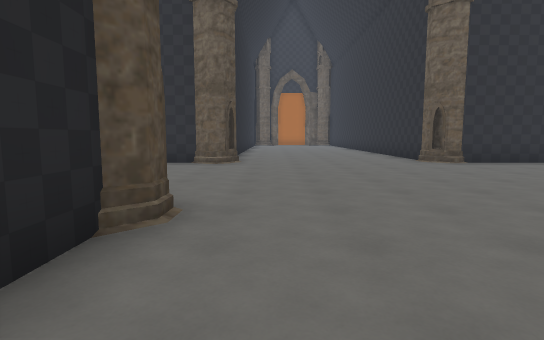
[1] (above)

12 first-person views from a walk through a level from a Godot 3-D game. The camera is 1.4 m above the floor, tilts 6° down and sees 80° across. The floor is counted in squares, 2 m on a side. Each view is taken from the middle of a square. On the plan, view 1 faces up. The plan holds only what a view shows up to about 10 squares ahead; the rest is blank. The place goes on beyond the plan. Characters and animated objects are left out.

[2]
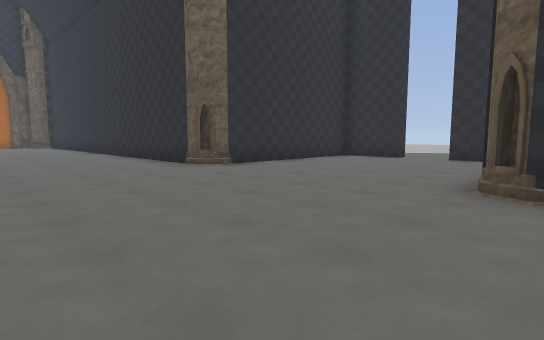

[3]
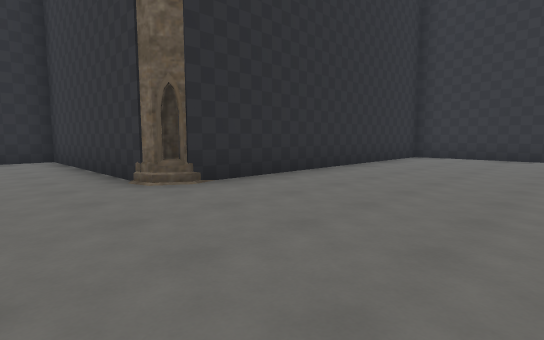

[4]
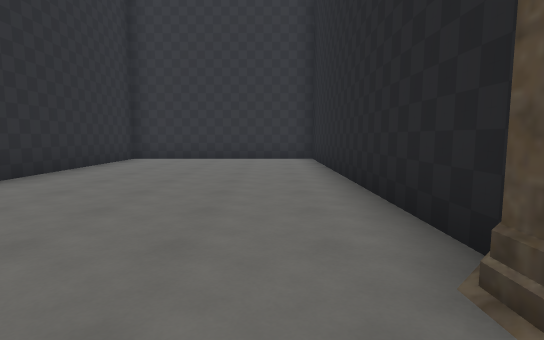

[5]
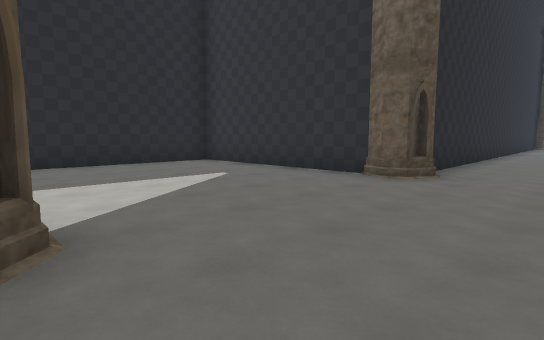

[6]
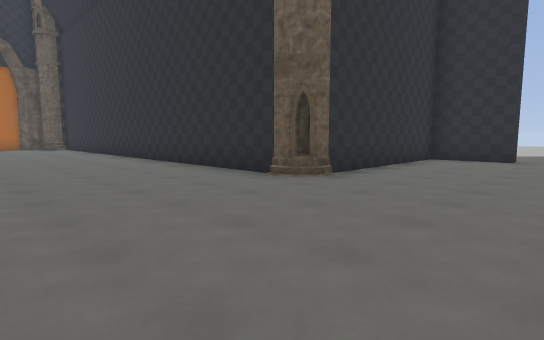

[7]
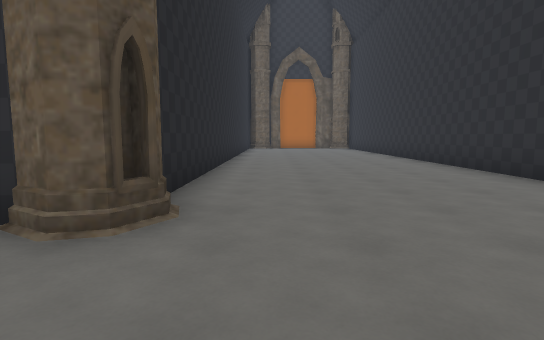

[8]
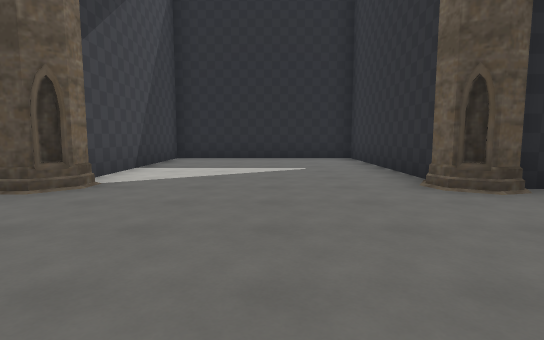

[9]
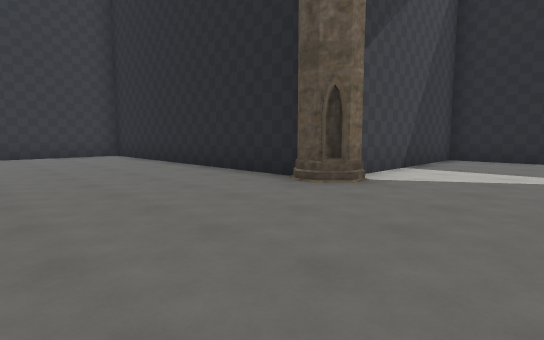

[10]
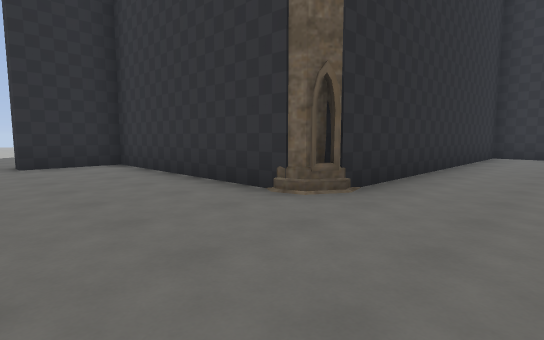

[11]
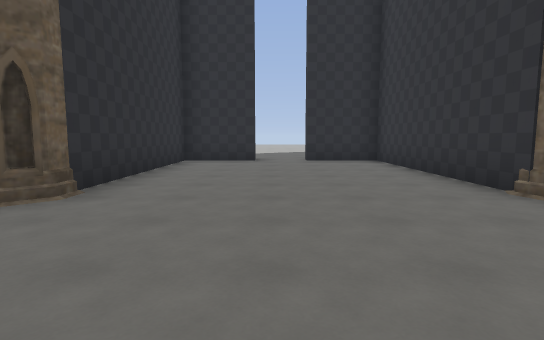

[12]
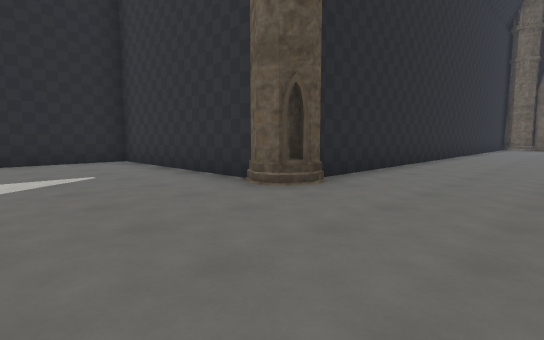

### Floor plan
Points are (right, up) in squares from view 1. A wall is a line through its corners. A room is listed if a view was taken in it or the views show most of it. See-through windows are left out.
Room 1 (views 1, 2, 3, 4, 5, 6, 7, 8, 9, 10, 11, 12)
walls: (4.2, 9.4) (4.2, 16.1); (5.4, 3) (10.2, 3) (10.2, 5); (-1.9, 8.5) (-7.2, 8.5) (-7.2, 3) (-2.2, 3); (-1.2, 2.4) (-1.2, -6) (4.2, -6) (4.2, 2.5) (4.6, 2.5); (10.2, 6.5) (10.2, 8.5) (5.4, 8.5); (-1.2, 16) (-1.2, 9.4)
ways out: opening at (11, 6)
objects: tower (-1, 3); tower (-1, 9); tower (5, 3); tower (5, 9)

Positions as (right, up) in squares from view 1, and headings:
1: (0, 0), facing up
2: (0, 2), facing up-right
3: (0, 5), facing down-right
4: (0, 4), facing down
5: (1, 3), facing up-left
6: (0, 5), facing up-right
7: (0, 6), facing up
8: (3, 6), facing left
9: (3, 6), facing down-left
10: (2, 6), facing down-right
11: (1, 6), facing right
12: (2, 5), facing up-left
